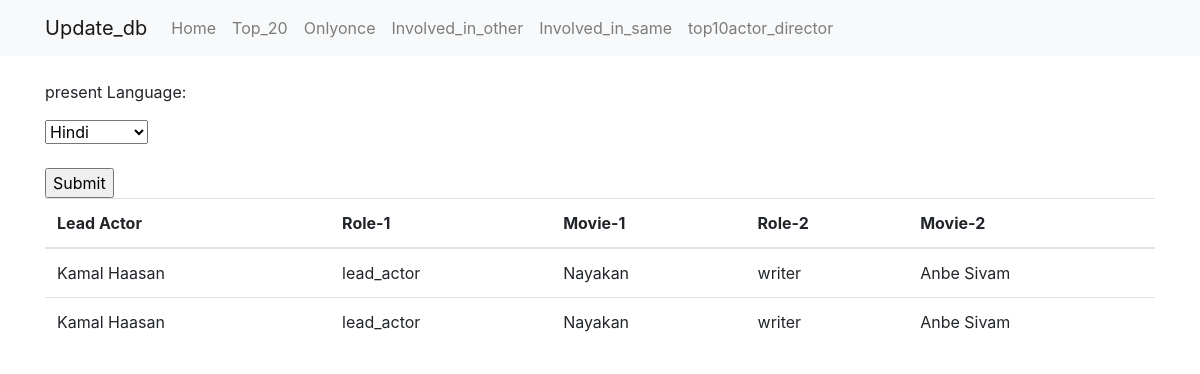
The app's page /movies/involvedinother/ with its own data.
### imdb/models.py (models this page shows, shortened)
class Languages(models.Model):
    language=models.CharField(max_length=200,unique=True)

class Person(models.Model):
    name=models.CharField(max_length=200,unique=True)

class Movie(models.Model):
    title = models.CharField(max_length=200,unique=True)
    year = models.PositiveIntegerField()
    rating = models.FloatField()

### imdb/views.py (the view)
# urls.py: path('involvedinother/',  views.involvedinother, name='involvedinother'),
def involvedinother(request):
    complete=[]
    p_l=''
    if request.method == 'POST':
    	p_l=request.POST["lang"]
    	for p in movie_role.objects.raw('SELECT im1.person_id as id,im1.role as role1,im1.movie_id as movie1,im2.role as role2,im2.movie_id as movie2 FROM imdb_movie_role as im1  INNER join  imdb_movie_role as im2  on im1.person_id=im2.person_id where im1.role=0 and im2.role!=0 and im1.movie_id!=im2.movie_id'):
    		temp={}
    		actor_name=Person.objects.filter(id=p.id)[0]
    		temp["name"]=actor_name.name
    		movie_name=Movie.objects.filter(id=p.movie1)[0]
    		temp["movie_name1"]=movie_name.title
    		movie_name=Movie.objects.filter(id=p.movie2)[0]
    		temp["movie_name2"]=movie_name.title
    		temp["role1"]=get_role(p.role1)
    		temp["role2"]=get_role(p.role2)
    		lang3=Languages.objects.get(language=request.POST["lang"])
    		lang1=MovieLanguage.objects.filter(movie=p.movie1,lang=lang3)
    		lang2=MovieLanguage.objects.filter(movie=p.movie2,lang=lang3)
    		if lang1 and lang2:
    			complete.append(temp)
    else:
    	for p in movie_role.objects.raw('SELECT im1.person_id as id,im1.role as role1,im1.movie_id as movie1,im2.role as role2,im2.movie_id as movie2 FROM imdb_movie_role as im1  INNER join  imdb_movie_role as im2  on im1.person_id=im2.person_id where im1.role=0 and im2.role!=0 and im1.movie_id!=im2.movie_id'):
    		temp={}
    		actor_name=Person.objects.filter(id=p.id)[0]
    		temp["name"]=actor_name.name
    		movie_name=Movie.objects.filter(id=p.movie1)[0]
    		temp["movie_name1"]=movie_name.title
    		movie_name=Movie.objects.filter(id=p.movie2)[0]
    		temp["movie_name2"]=movie_name.title
    		temp["role1"]=get_role(p.role1)
    		temp["role2"]=get_role(p.role2)
    		complete.append(temp)
    lang=[]
    for x in Languages.objects.all():
    	lang.append(x.language)
    return render(request, 'imdb/involvedinother.html', {
        'movies':complete ,'lang':lang,'pre_l':p_l
    })

### imdb/views.py (called while the page is built)
def get_role(x):
	if x==0:
		return "lead_actor"
	if x==1:
		return "director"
	if x==2:
		return "writer"
	return "crew"

### imdb/templates/imdb/involvedinother.html (shortened to what this page needs)
  {% extends 'base.html' %}
{% block content %}
  <p>present Language: {{ pre_l}}</p>
    <form action="/movies/involvedinother/" method="post">
  <select name="lang">
{% for x in lang %}
    <option value="{{ x }}">{{ x }}</option>
    {% endfor %}
  </select>
  <br><br>
  <input type="submit">
</form>
  <table class="table mb-0">
    <thead>
      <tr>
        <th>Lead Actor</th>
        <th>Role-1</th>
        <th>Movie-1</th>
        <th>Role-2</th>
        <th>Movie-2</th>
      </tr>
    </thead>
    <tbody>
      {% for movie in movies %}
        <tr>
         <td>{{ movie.name }}</td>
          <td>{{ movie.role1}}</td>
          <td>{{ movie.movie_name1 }}</td>
          <td>{{ movie.role2}}</td>
          <td>{{ movie.movie_name2 }}</td>
           </tr>
      {% endfor %}
    </tbody>
  </table>
    {% endblock %}

### records on screen
Languages: lang "Hindi"
Person: name "Kamal Haasan" "Kamal Haasan"
Movie: movie_name1 "Nayakan" "Nayakan"
Movie: movie_name2 "Anbe Sivam" "Anbe Sivam"

### other values on screen
{{ movie.role1 }} "lead_actor" "lead_actor"
{{ movie.role2 }} "writer" "writer"
